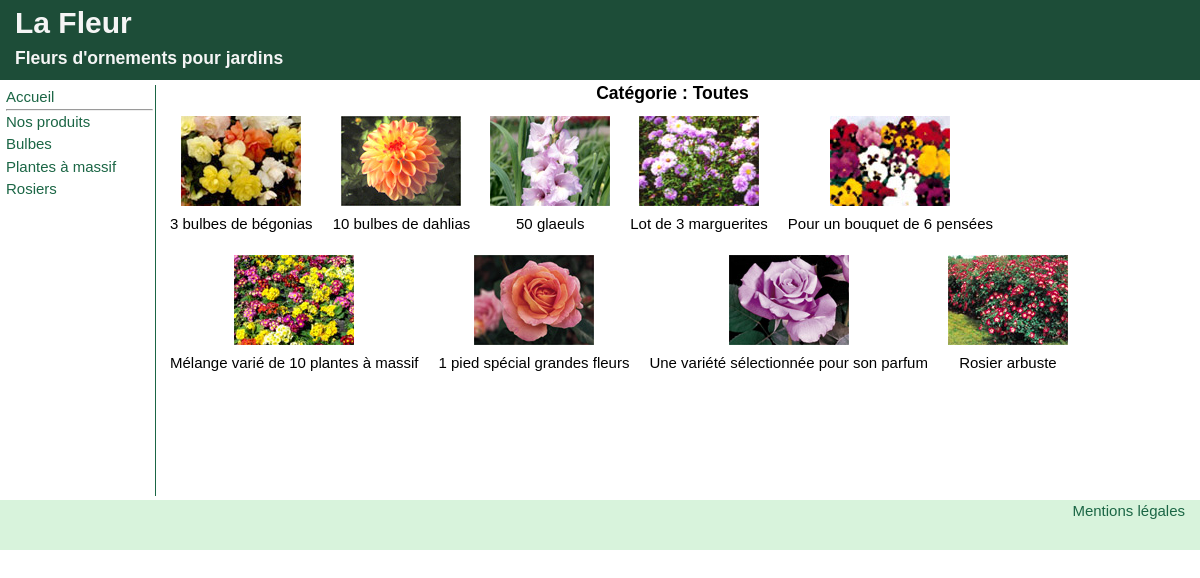
Screenshot of /lesproduits.php with the database file from the repository.
### tables this page shows
CREATE TABLE `categorie` (
  `cat_code` int(11) NOT NULL,
  `cat_libelle` varchar(50) NOT NULL
);

CREATE TABLE `produit` (
  `pdt_ref` int(11) NOT NULL,
  `pdt_designation` varchar(50) NOT NULL,
  `pdt_prix` decimal(5,2) NOT NULL,
  `pdt_image` varchar(50) NOT NULL,
  `pdt_categorie` int(11) NOT NULL
);

### models/gestionBdd.php (called while the page is built, shortened)
<?php
            function getConnection() {
                try {
                    $connexion = new PDO("mysql:host=localhost;dbname=lafleur;charset=utf8", 'utilfleur', 'secret');
                }
                catch(PDOException $e)
                    {
                    die($e->getMessage());
                    }
                return $connexion ;
            }
        function getCategories() {
             $connexion = getConnection();
             $stm = $connexion->query("SELECT cat_code, cat_libelle FROM categorie");
             $categories=$stm->fetchAll();
             return $categories ;
            }
            function getTousProduits() {
                $connexion = getConnection();
                $stm = $connexion->query("SELECT pdt_ref, pdt_designation, pdt_prix, pdt_image FROM produit");
                $produits=$stm->fetchAll();
                return $produits ;
            }
?>

### lesproduits.php (the view)
<?php
    include 'header.php' ;
    require_once 'menu.php' ;
    if (isset($_GET['cat'])) {
        $lib=$_GET['lib'];
        $produits = getLesProduits($_GET['cat']);
        }
    else {
        $lib=" Toutes";
        $produits = getTousProduits();
        }
?>
    <main class="page">
        <h3>Catégorie :  <?= $lib ; ?></h3>
        <div class="cards">
        <?php
            foreach ($produits as $ligne):
                $img = $ligne['pdt_image'] ;
                $src = "assets/images/$img.jpg";
                $nom = $ligne['pdt_designation'] ;
                ?>
                <div class="item">
                    <img src="<?= $src ; ?>" >
                    <p> <?= $nom ; ?></p>
                </div>
            <?php
            endforeach ;
          ?>
          </div>
    </main>
    <?php
        include 'piedpage.php' ;
    ?>

### header.php (shortened to what this page needs)
<!DOCTYPE html>
<html lang="fr">
<head>
   <link rel="stylesheet" href="assets/css/style.css">
</head>

### menu.php
<?php
    require_once 'models/gestionBdd.php' ;
    $categories=getCategories();
?>
    <body>
    <div class="conteneur">
    <header>
        <h1> La Fleur</h1>
        <h3>Fleurs d'ornements pour jardins</h3>
    </header>
    <nav class="menu">
        <ul>
            <li><a href="index.php">Accueil</a></li>
        </ul>
        <hr>
        <p> Nos produits</p>
        <ul>
        <?php
            foreach ($categories as $categorie) {
                $lib = $categorie['cat_libelle'];
                $lien = "lesproduits.php?cat=".$categories['cat_code']."&lib=".$lib;
        ?>
            <li><a href="<?php echo $lien ; ?>"><?php echo $lib; ?></a></li>
        <?php }  ?>
        </ul>
    </nav>

### piedpage.php
<footer>
        <p class="mentions"> <a href="#">Mentions légales</a> </p>
    </footer>
</div>
</body>
</html>

### assets/css/style.css (style rules this page uses)
body { font: 15px/1.5 Arial, Helvetica, sans-serif; }
* { margin: 0px; padding: 0; }
header { grid-area: header; }
.menu { grid-area: menu; }
.page { grid-area: page; }
footer { grid-area: footer; }
.conteneur { display: grid; grid-template-columns: 160px 1fr; grid-template-rows: 80px 1fr 50px; grid-template-areas: "header header" "menu page" "footer footer"; }
img { max-width: 100%; }
header { background-color: #1d4d38; color: whitesmoke; padding-left: 1em; }
a { text-decoration: none; }
a:link, a:visited { color: #1b6645; }
ul { list-style: none; }
.menu { margin: 0.3em; padding: 0.1em; border-right: 1px solid; color: #1b6645; }
.page { text-align: center; margin-right: 1em; min-height: 420px; }
.cards { display: flex; flex-wrap: wrap; flex-direction: row; justify-content: start; align-items: auto; align-content: start }
.item { flex: 0 0 auto; margin: 10px; }
footer { text-align: right; padding-right: 1em; background-color: #d8f3dc; }

### rows the page displays
categorie: cat_libelle "Bulbes"
categorie: cat_libelle "Plantes à massif"
categorie: cat_libelle "Rosiers"
produit: pdt_image (picture), pdt_designation "3 bulbes de bégonias"
produit: pdt_image (picture), pdt_designation "10 bulbes de dahlias"
produit: pdt_image (picture), pdt_designation "50 glaeuls"
produit: pdt_image (picture), pdt_designation "Lot de 3 marguerites"
produit: pdt_image (picture), pdt_designation "Pour un bouquet de 6 pensées"
produit: pdt_image (picture), pdt_designation "Mélange varié de 10 plantes à massif"
produit: pdt_image (picture), pdt_designation "1 pied spécial grandes fleurs"
produit: pdt_image (picture), pdt_designation "Une variété sélectionnée pour son parfum"
produit: pdt_image (picture), pdt_designation "Rosier arbuste"

### other values shown
$lib "Toutes"
